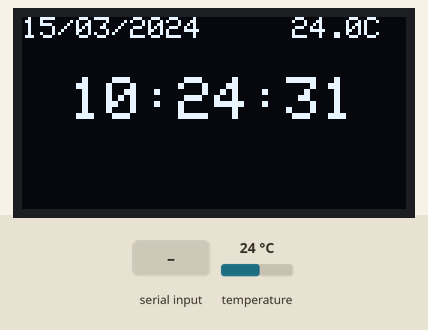
Simulated run of this sketch. Board: Arduino Uno, built with avr-gcc and run on an emulated ATmega328P. Parts: 128×64 one-colour display. The test bench sets the inputs (shaded band); at power-on: temperature 24 °C. The local clock reads 2024-03-15 10:24:30 at power-on unless the sketch sets it; what the sketch prints to the serial monitor is not drawn.

Above: at 1.6 s.
1.7 s: "s" received over Serial
At 2.8 s:
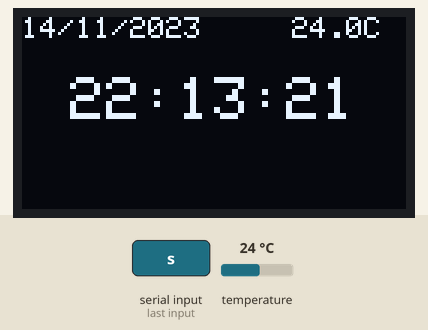
3.5 s: temperature set to 12 °C
At 4.9 s:
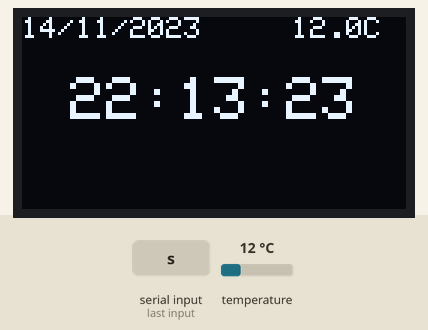
6.6 s: temperature set to 19 °C
At 8.0 s:
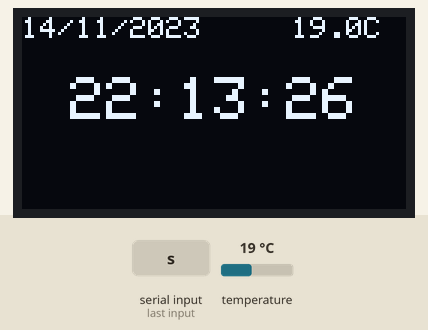
9.7 s: temperature set to 28 °C
At 11.1 s:
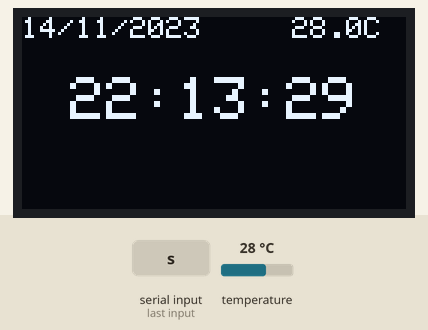
Timing chart, 0 to 12.7 s (numbered marks = the images above; inputs shaded):
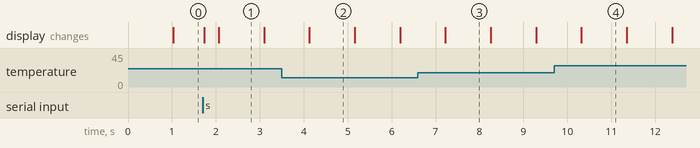

Measured:
- what the display in image 1 shows lasts 1.0 s, from 2.1 s to 3.1 s

The sketch:

test_rtc.ino
```cpp
/**
 * test_rtc.ino
 * Fase 1 — Prueba individual del RTC DS3231 + OLED SSD1306
 *
 * Muestra fecha/hora/temp en OLED y Serial, actualiza cada 1 segundo.
 *
 * Hardware: DS3231 + SSD1306 en I2C (SDA=20, SCL=21)
 */

#include <Wire.h>
#include <RTClib.h>
#include <Adafruit_GFX.h>
#include <Adafruit_SSD1306.h>

RTC_DS3231 rtc;

#define OLED_WIDTH   128
#define OLED_HEIGHT   64
#define OLED_ADDRESS 0x3C

Adafruit_SSD1306 display(OLED_WIDTH, OLED_HEIGHT, &Wire, -1);

unsigned long ultimoComando = 0;
const unsigned long COOLDOWN = 500;

void setup() {
  Serial.begin(115200);

  if (!display.begin(SSD1306_SWITCHCAPVCC, OLED_ADDRESS)) {
    Serial.println(F("[ERROR] OLED no encontrado."));
    while (1) delay(1);
  }

  if (!rtc.begin()) {
    Serial.println(F("[ERROR] RTC no encontrado."));
    while (1) delay(1);
  }

  Serial.println(F("[OK] OLED + RTC detectados."));

  if (rtc.lostPower()) {
    Serial.println(F("[AVISO] RTC perdio energia. Ajustando..."));
    rtc.adjust(DateTime(F(__DATE__), F(__TIME__)));
  }

  Serial.println(F("r=leer  s=sincronizar  t=temperatura"));

  delay(100);
  while (Serial.available()) Serial.read();
  ultimoComando = millis();
}

void loop() {
  if (Serial.available() && millis() - ultimoComando > COOLDOWN) {
    char cmd = Serial.read();
    while (Serial.available()) Serial.read();
    ultimoComando = millis();

    switch (cmd) {
      case 'r':
        leerHora();
        break;
      case 's':
        rtc.adjust(DateTime(F(__DATE__), F(__TIME__)));
        Serial.println(F("[OK] Hora sincronizada."));
        leerHora();
        break;
      case 't':
        Serial.print(F("Temperatura: "));
        Serial.print(rtc.getTemperature());
        Serial.println(F(" C"));
        break;
    }
  }

  static unsigned long ultimaLectura = 0;
  if (millis() - ultimaLectura >= 1000) {
    leerHora();
    ultimaLectura = millis();
  }
}

void leerHora() {
  DateTime ahora = rtc.now();
  float temp = rtc.getTemperature();

  char fecha[11];
  snprintf(fecha, sizeof(fecha),
    "%02d/%02d/%04d",
    ahora.day(), ahora.month(), ahora.year()
  );

  char tiempo[9];
  snprintf(tiempo, sizeof(tiempo),
    "%02d:%02d:%02d",
    ahora.hour(), ahora.minute(), ahora.second()
  );

  Serial.print(F("[RTC] "));
  Serial.print(fecha);
  Serial.print(' ');
  Serial.print(tiempo);
  Serial.print(F("  Temp: "));
  Serial.print(temp);
  Serial.println(F(" C"));

  display.clearDisplay();

  display.setTextColor(SSD1306_WHITE);
  display.setTextSize(1);
  display.setCursor(0, 0);
  display.print(fecha);

  display.setCursor(90, 0);
  display.print(temp, 1);
  display.print('C');

  display.setTextSize(2);
  display.setCursor(16, 20);
  display.print(tiempo);

  display.display();
}
```
